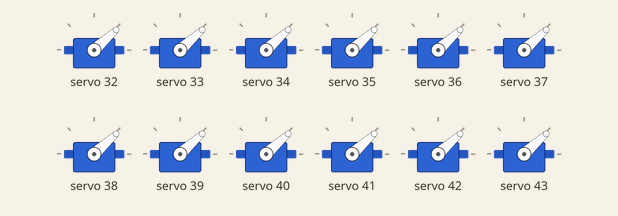
The sketch below on a simulated Arduino Uno, built with avr-gcc and run on an emulated ATmega328P. Shown: 12 × servo.

Above: at 0.05 s.
At 2.0 s:
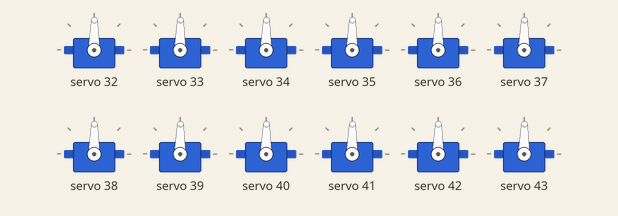
Timing chart, 0 to 4.7 s (numbered marks = the images above):
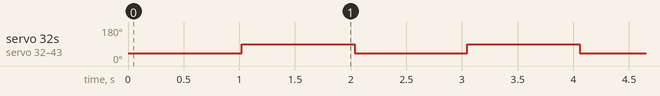

Measured:
- by itself, servo 32–43: alternates 89° for 1.0 s and 42° for 1.0 s

The sketch:

OnePCA9685Tester.ino
```cpp
#include <Wire.h>
#include <Adafruit_PWMServoDriver.h>
#define FREQUENCY 50

Adafruit_PWMServoDriver pwm1 = Adafruit_PWMServoDriver(&Wire, 0x42);
Adafruit_PWMServoDriver pwm2 = Adafruit_PWMServoDriver(&Wire, 0x42);
Adafruit_PWMServoDriver pwm3 = Adafruit_PWMServoDriver(&Wire, 0x40);

void setup() {
  Serial.begin(115200);

  pwm1.begin();
  pwm1.setPWMFreq(FREQUENCY);  // Analog servos run at ~50 Hz updates
  /*
  pwm2.begin();
  pwm2.setPWMFreq(FREQUENCY);

  pwm3.begin();
  pwm3.setPWMFreq(FREQUENCY);  // Analog servos run at ~50 Hz updates
  */

  Wire.setClock(400000);
  yield();
}

//approx. 90 degrees between 200 and 400
void oneServo() {
  for (int index = 0; index < 16; index++) {
    pwm1.setPWM(index, 0, 200);
    /*
    pwm2.setPWM(index, 0, 200);
    pwm3.setPWM(index, 0, 200);
    */
  }
  delay(1000);
  for (int index = 0; index < 16; index++) {
    pwm1.setPWM(index, 0, 300);
    /*
    pwm2.setPWM(index, 0, 300);
    pwm3.setPWM(index, 0, 300);
    */
  }
  delay(1000);
}

void loop() {
  //serialReceive();
  oneServo();
}
```
